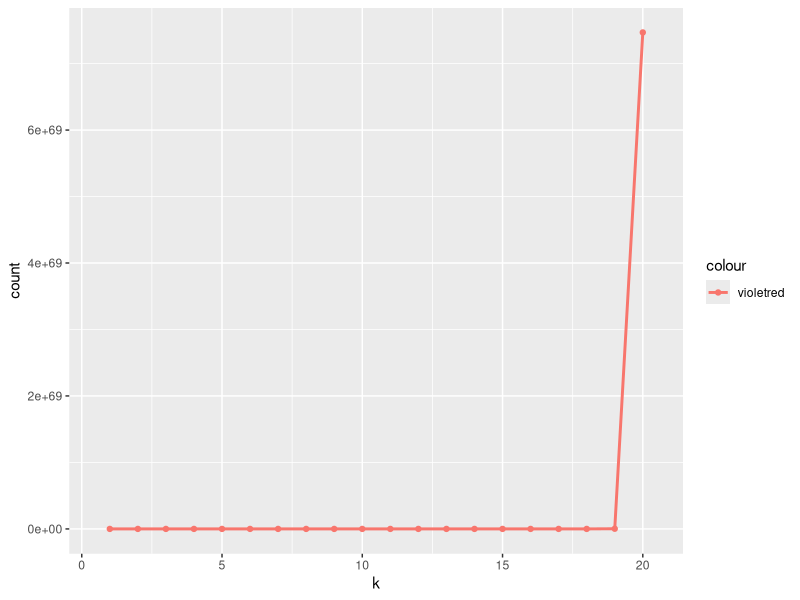
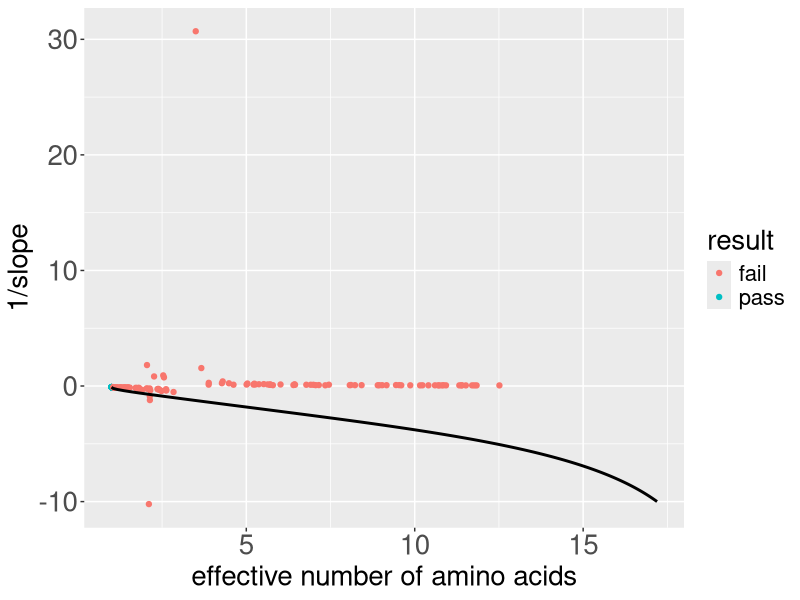

These figures' R source, in order:
library(tidyverse)
library(stringr)
library(cowplot)
library(broom)

# read in data
alignment <-read_csv("data/simulated/results_1B4T_A_evolved_split.csv", col_types = cols(.default = "c")) 

# tidy data used for null
alignment %>% 
  mutate(sequence = as.numeric(1:nrow(alignment)) ) %>% 
  gather(key = "site", value = "aa", 1:153) -> tidy_align  

tidy_align$site = as.numeric(tidy_align$site) 

#tidy_align %>% filter(sequence <= 100) -> tidy_align

#---------- ACTUAL DISTRIBUTION ----------
# determine the number of each AA at each site
tidy_align %>% 
  group_by(site, aa) %>% 
  summarize(count = n()) -> site_aa_count

empty_counts <- data_frame(aa = c('A', 'C', 'D', 'E', 'F', 'G', 'H', 'I', 'K', 'L', 'M', 'N', 'P', 'Q', 'R', 'S', 'T', 'V', 'W', 'Y'), 
                           count = rep(0, 20))

# 1. First write a function that can take a data frame with amino acids at one site, and return a data frame with counts, including zeros.
count_by_site <- function(site_df) {
  site_df %>% 
    group_by(aa) %>% 
    summarize(count = n()) -> counts
  full_join(counts, anti_join(empty_counts, counts, by = 'aa'))
}

# 2. Then call that function for all sites and combine the resulting data frames.
tidy_align %>% nest(-site) %>%
  mutate(counts = map(data, count_by_site)) %>%
  dplyr::select(-data) %>%   # use sessionInfo() to find what packages are loaded, conflicted package to give warnings
  unnest() -> all_count


#----------- ESTIMATED DISTRIBUTION ------------
# USING ONLY OBSERVED AA
# order aa by relative frequency
all_count %>%
  arrange(all_count$site, desc(count)) -> ordered_count

# make the categorical variable (aa) numerical (k) by numbering aa's 1-20 in order of freq
ordered_count %>%
  group_by(site) %>%
  mutate(k = as.numeric(1:20)) -> ordered_count

# remove aa with zero values
ordered_count %>%
  filter(count > 0) -> observed_aa

# count relative to most frequent - rescale to 1 for highly conserved sites
observed_aa %>%
  group_by(site) %>%
  mutate(rel_count = count/max(count)) -> observed_aa

# log-transformed data
observed_aa %>%
  mutate(ln_count = log(rel_count)) -> observed_aa 

# fit to a linear function, using map and BROOM 
# SET INTERCEPT TO 0
ordered_count %>% nest(-site) %>%
  mutate(fit = map(data, ~ lm(count ~ exp(-k), data = .)),
         #intercept = map_dbl(fit, ~ (.)$coefficients[1]),
         slope = map_dbl(fit, ~ (.)$coefficients[1])) %>% 
  select(-data, -fit) -> observed_fits

# data frame with slope from linear fit to log transformed data - slope = gamma, intercept = 0
#head(observed_fits)

# visualize the distribution (at a given site) with linear fits
# NOTE: sites that are highly conserved for a single aa still look exponential in log scale (see sites 3 and 9 as example) 3, 6, 33
ordered_count %>%
  group_by(site) %>%
  mutate(rel_count = count/max(count)) -> ordered_count
ordered_count %>%
  mutate(ln_count = log(rel_count)) -> ordered_count

ordered_count %>% 
  left_join(observed_fits, by = "site") %>%
  mutate(est_dist = slope*exp(k*slope)) -> ordered_count



# rescale to compare w raw count
ordered_count %>%
  group_by(site) %>%
  mutate(est_rel = est_dist/sum(est_dist)) %>%
  mutate(est_count = sum(count)*est_rel) -> ordered_count

ordered_count %>%
  filter(site == 78) %>%
  ggplot(aes(x = k)) +
  geom_bar(aes(y = count), fill = "grey", stat='identity') +
  geom_point(aes(y = est_dist, color = "violetred")) +
  geom_line(aes(y = est_dist, color = "violetred"), size = 1)


#------- CHI-SQUARED: ACTUAL VS. ESTIMATED DIST -------
# use raw count
ordered_count %>% nest(-site) %>%
  mutate(chisq = map(data, ~ sum(((.$count - .$est_count)^2)/.$est_count)),
         p_value = map_dbl(chisq, ~ pchisq(., 18, lower.tail=FALSE))) %>% 
  select(-data) %>%
  mutate(p.adjusted = p.adjust(p_value, method= "fdr")) -> chisq_results

chisq_results %>%
  mutate(result = "pass") -> chisq_results

# REMOVE conserved sites with a single aa
chisq_results %>% 
  filter(p_value != "NaN") -> chisq_results

chisq_results$result[chisq_results$p_value < 0.05] <- "fail"

chisq_results %>% filter(result == "fail") %>% nrow()/nrow(chisq_results)



#------- EFFECTIVE NUMBER OF AMINO ACIDS --------
# site_aa_count is actual dist. DOES NOT CONTAIN AA AT ZERO

observed_aa %>%
  group_by(site) %>%
  mutate(frequency = (count)/sum(count)) -> site_aa_freq

site_aa_freq %>% 
  mutate(flnf = frequency*log(frequency)) %>%
  group_by(site) %>% 
  summarize(entropy = -sum(flnf),
            eff_aa = exp(entropy),
            n = length(unique(aa))) -> eff_aa_all


#------- RELATIONSHIP BETWEEN GAMMA & EFF AA -------
observed_fits %>%
  left_join(eff_aa_all) %>% 
  select(site, slope, eff_aa)-> gam_v_effaa

gam_v_effaa %>%
  left_join(chisq_results) %>% 
  select(site, slope, eff_aa, result) -> gam_v_effaa


neff2 <- function(lambda_inv) {
  lambda <- 1/lambda_inv
  pi <- lambda*exp(-lambda*(0:19))
  C <- sum(pi)
  pi <- pi/C
  exp(-sum(pi*log(pi)))
}
#neff2(1/3)

df_theory2 <- data.frame(lambda_inv = (0:-100)/10, ne = vapply((0:-100)/10, neff2, numeric(1)))

ggplot(gam_v_effaa, aes(x = eff_aa, y = 1/slope)) + 
  geom_point(aes(color = result)) +
  #geom_line(data = df_theory, aes(ne, -1/lambda), inherit.aes = FALSE) +
  geom_line(data = df_theory2, aes(ne, lambda_inv), inherit.aes = FALSE, size = 1) +
  #ggtitle("1B4T_A") +
  #ylim(-10,1000) ++
  labs(x = "effective number of amino acids", y = "1/slope") +
  theme(legend.position = "right",
        text = element_text(size = 20),
        axis.text = element_text(size = 20)) 